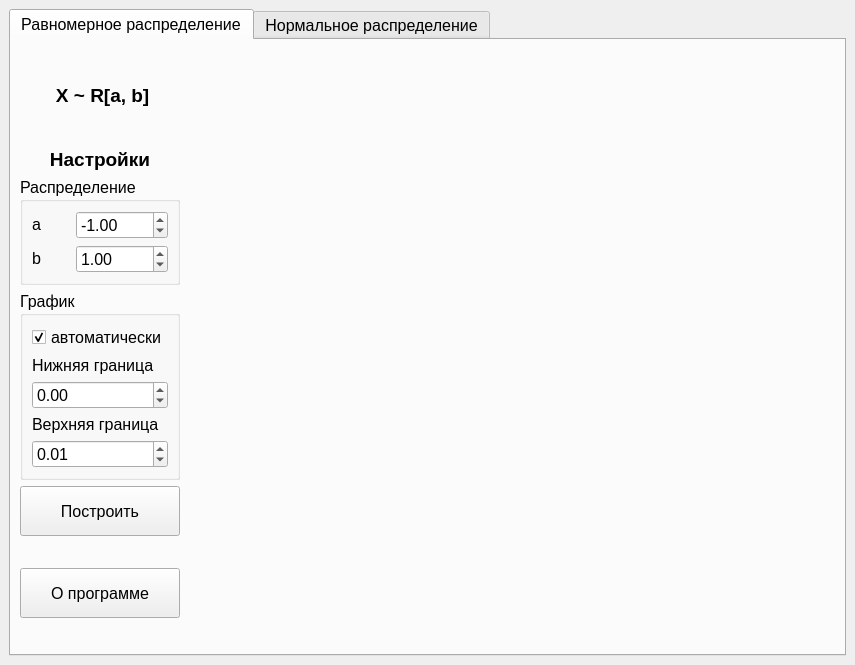
<?xml version="1.0" encoding="UTF-8"?>
<ui version="4.0">
 <class>MainWindow</class>
 <widget class="QMainWindow" name="MainWindow">
  <property name="geometry">
   <rect>
    <x>0</x>
    <y>0</y>
    <width>855</width>
    <height>665</height>
   </rect>
  </property>
  <property name="windowTitle">
   <string>Распределения</string>
  </property>
  <widget class="QWidget" name="centralwidget">
   <layout class="QHBoxLayout" name="horizontalLayout">
    <item>
     <widget class="QTabWidget" name="distibutionsTabs">
      <property name="font">
       <font>
        <pointsize>12</pointsize>
        <italic>false</italic>
       </font>
      </property>
      <property name="currentIndex">
       <number>0</number>
      </property>
      <widget class="QWidget" name="uniform">
       <attribute name="title">
        <string>Равномерное распределение</string>
       </attribute>
       <layout class="QHBoxLayout" name="horizontalLayout_2">
        <item>
         <layout class="QVBoxLayout" name="layoutUniformInfo">
          <item>
           <spacer name="vs01">
            <property name="orientation">
             <enum>Qt::Vertical</enum>
            </property>
            <property name="sizeHint" stdset="0">
             <size>
              <width>20</width>
              <height>40</height>
             </size>
            </property>
           </spacer>
          </item>
          <item>
           <widget class="QLabel" name="labelR">
            <property name="sizePolicy">
             <sizepolicy hsizetype="Minimum" vsizetype="Fixed">
              <horstretch>0</horstretch>
              <verstretch>0</verstretch>
             </sizepolicy>
            </property>
            <property name="minimumSize">
             <size>
              <width>0</width>
              <height>40</height>
             </size>
            </property>
            <property name="font">
             <font>
              <pointsize>14</pointsize>
              <weight>75</weight>
              <italic>false</italic>
              <bold>true</bold>
             </font>
            </property>
            <property name="text">
             <string> X ~ R[a, b]</string>
            </property>
            <property name="alignment">
             <set>Qt::AlignCenter</set>
            </property>
           </widget>
          </item>
          <item>
           <spacer name="vs02">
            <property name="orientation">
             <enum>Qt::Vertical</enum>
            </property>
            <property name="sizeHint" stdset="0">
             <size>
              <width>20</width>
              <height>40</height>
             </size>
            </property>
           </spacer>
          </item>
          <item>
           <widget class="QLabel" name="labelConf">
            <property name="sizePolicy">
             <sizepolicy hsizetype="Minimum" vsizetype="Fixed">
              <horstretch>0</horstretch>
              <verstretch>0</verstretch>
             </sizepolicy>
            </property>
            <property name="font">
             <font>
              <pointsize>14</pointsize>
              <weight>75</weight>
              <italic>false</italic>
              <bold>true</bold>
             </font>
            </property>
            <property name="text">
             <string>Настройки</string>
            </property>
            <property name="alignment">
             <set>Qt::AlignCenter</set>
            </property>
           </widget>
          </item>
          <item>
           <layout class="QVBoxLayout" name="layoutUniformConfig">
            <item>
             <widget class="QGroupBox" name="gbUniformParams">
              <property name="sizePolicy">
               <sizepolicy hsizetype="Minimum" vsizetype="Minimum">
                <horstretch>0</horstretch>
                <verstretch>0</verstretch>
               </sizepolicy>
              </property>
              <property name="title">
               <string>Распределение</string>
              </property>
              <layout class="QGridLayout" name="gridLayout_2">
               <item row="0" column="1">
                <widget class="QDoubleSpinBox" name="spinBoxA">
                 <property name="sizePolicy">
                  <sizepolicy hsizetype="Preferred" vsizetype="Fixed">
                   <horstretch>0</horstretch>
                   <verstretch>0</verstretch>
                  </sizepolicy>
                 </property>
                 <property name="minimum">
                  <double>-1000.000000000000000</double>
                 </property>
                 <property name="maximum">
                  <double>1000.000000000000000</double>
                 </property>
                 <property name="singleStep">
                  <double>0.010000000000000</double>
                 </property>
                 <property name="value">
                  <double>-1.000000000000000</double>
                 </property>
                </widget>
               </item>
               <item row="0" column="0">
                <widget class="QLabel" name="labelA">
                 <property name="sizePolicy">
                  <sizepolicy hsizetype="Minimum" vsizetype="Fixed">
                   <horstretch>0</horstretch>
                   <verstretch>0</verstretch>
                  </sizepolicy>
                 </property>
                 <property name="text">
                  <string>a</string>
                 </property>
                </widget>
               </item>
               <item row="1" column="0">
                <widget class="QLabel" name="labelB">
                 <property name="sizePolicy">
                  <sizepolicy hsizetype="Minimum" vsizetype="Fixed">
                   <horstretch>0</horstretch>
                   <verstretch>0</verstretch>
                  </sizepolicy>
                 </property>
                 <property name="text">
                  <string>b</string>
                 </property>
                </widget>
               </item>
               <item row="1" column="1">
                <widget class="QDoubleSpinBox" name="spinBoxB">
                 <property name="sizePolicy">
                  <sizepolicy hsizetype="Preferred" vsizetype="Fixed">
                   <horstretch>0</horstretch>
                   <verstretch>0</verstretch>
                  </sizepolicy>
                 </property>
                 <property name="minimum">
                  <double>-1000.000000000000000</double>
                 </property>
                 <property name="maximum">
                  <double>1000.000000000000000</double>
                 </property>
                 <property name="singleStep">
                  <double>0.010000000000000</double>
                 </property>
                 <property name="value">
                  <double>1.000000000000000</double>
                 </property>
                </widget>
               </item>
              </layout>
             </widget>
            </item>
            <item>
             <widget class="QGroupBox" name="gbUniformX">
              <property name="sizePolicy">
               <sizepolicy hsizetype="Minimum" vsizetype="Minimum">
                <horstretch>0</horstretch>
                <verstretch>0</verstretch>
               </sizepolicy>
              </property>
              <property name="title">
               <string>График</string>
              </property>
              <layout class="QVBoxLayout" name="verticalLayout_5">
               <item>
                <widget class="QCheckBox" name="cbUniformAuto">
                 <property name="sizePolicy">
                  <sizepolicy hsizetype="Minimum" vsizetype="Preferred">
                   <horstretch>0</horstretch>
                   <verstretch>0</verstretch>
                  </sizepolicy>
                 </property>
                 <property name="font">
                  <font>
                   <pointsize>12</pointsize>
                   <italic>false</italic>
                  </font>
                 </property>
                 <property name="text">
                  <string>автоматически</string>
                 </property>
                 <property name="checked">
                  <bool>true</bool>
                 </property>
                </widget>
               </item>
               <item>
                <widget class="QLabel" name="labelUniformBtm">
                 <property name="sizePolicy">
                  <sizepolicy hsizetype="Minimum" vsizetype="Preferred">
                   <horstretch>0</horstretch>
                   <verstretch>0</verstretch>
                  </sizepolicy>
                 </property>
                 <property name="font">
                  <font>
                   <pointsize>12</pointsize>
                   <italic>false</italic>
                  </font>
                 </property>
                 <property name="text">
                  <string>Нижняя граница</string>
                 </property>
                </widget>
               </item>
               <item>
                <widget class="QDoubleSpinBox" name="spUniformBtm">
                 <property name="sizePolicy">
                  <sizepolicy hsizetype="Minimum" vsizetype="Preferred">
                   <horstretch>0</horstretch>
                   <verstretch>0</verstretch>
                  </sizepolicy>
                 </property>
                 <property name="font">
                  <font>
                   <pointsize>12</pointsize>
                   <italic>false</italic>
                  </font>
                 </property>
                 <property name="minimum">
                  <double>-3000.000000000000000</double>
                 </property>
                 <property name="maximum">
                  <double>3000.000000000000000</double>
                 </property>
                 <property name="singleStep">
                  <double>0.010000000000000</double>
                 </property>
                 <property name="value">
                  <double>0.000000000000000</double>
                 </property>
                </widget>
               </item>
               <item>
                <widget class="QLabel" name="labelUniformTop">
                 <property name="sizePolicy">
                  <sizepolicy hsizetype="Minimum" vsizetype="Fixed">
                   <horstretch>0</horstretch>
                   <verstretch>0</verstretch>
                  </sizepolicy>
                 </property>
                 <property name="font">
                  <font>
                   <pointsize>12</pointsize>
                   <italic>false</italic>
                  </font>
                 </property>
                 <property name="text">
                  <string>Верхняя граница</string>
                 </property>
                </widget>
               </item>
               <item>
                <widget class="QDoubleSpinBox" name="spUniformTop">
                 <property name="sizePolicy">
                  <sizepolicy hsizetype="Minimum" vsizetype="Preferred">
                   <horstretch>0</horstretch>
                   <verstretch>0</verstretch>
                  </sizepolicy>
                 </property>
                 <property name="font">
                  <font>
                   <pointsize>12</pointsize>
                   <italic>false</italic>
                  </font>
                 </property>
                 <property name="minimum">
                  <double>-3000.000000000000000</double>
                 </property>
                 <property name="maximum">
                  <double>3000.000000000000000</double>
                 </property>
                 <property name="singleStep">
                  <double>0.010000000000000</double>
                 </property>
                 <property name="value">
                  <double>0.010000000000000</double>
                 </property>
                </widget>
               </item>
              </layout>
             </widget>
            </item>
           </layout>
          </item>
          <item>
           <widget class="QPushButton" name="btnUniformGraph">
            <property name="sizePolicy">
             <sizepolicy hsizetype="Minimum" vsizetype="Fixed">
              <horstretch>0</horstretch>
              <verstretch>0</verstretch>
             </sizepolicy>
            </property>
            <property name="minimumSize">
             <size>
              <width>0</width>
              <height>50</height>
             </size>
            </property>
            <property name="font">
             <font>
              <pointsize>12</pointsize>
              <italic>false</italic>
             </font>
            </property>
            <property name="text">
             <string>Построить</string>
            </property>
           </widget>
          </item>
          <item>
           <spacer name="vs03">
            <property name="orientation">
             <enum>Qt::Vertical</enum>
            </property>
            <property name="sizeHint" stdset="0">
             <size>
              <width>20</width>
              <height>40</height>
             </size>
            </property>
           </spacer>
          </item>
          <item>
           <widget class="QPushButton" name="btnAbout1">
            <property name="minimumSize">
             <size>
              <width>0</width>
              <height>50</height>
             </size>
            </property>
            <property name="font">
             <font>
              <pointsize>12</pointsize>
              <italic>false</italic>
             </font>
            </property>
            <property name="text">
             <string>О программе</string>
            </property>
           </widget>
          </item>
          <item>
           <spacer name="vs04">
            <property name="orientation">
             <enum>Qt::Vertical</enum>
            </property>
            <property name="sizeHint" stdset="0">
             <size>
              <width>20</width>
              <height>40</height>
             </size>
            </property>
           </spacer>
          </item>
         </layout>
        </item>
        <item>
         <layout class="QGridLayout" name="gridUniformGraph">
          <item row="0" column="1">
           <widget class="MplWidget" name="widgetUniformDistribution" native="true">
            <property name="sizePolicy">
             <sizepolicy hsizetype="Expanding" vsizetype="Expanding">
              <horstretch>0</horstretch>
              <verstretch>0</verstretch>
             </sizepolicy>
            </property>
           </widget>
          </item>
          <item row="0" column="0">
           <widget class="MplWidget" name="widgetUniformDensity" native="true">
            <property name="sizePolicy">
             <sizepolicy hsizetype="Expanding" vsizetype="Expanding">
              <horstretch>0</horstretch>
              <verstretch>0</verstretch>
             </sizepolicy>
            </property>
           </widget>
          </item>
         </layout>
        </item>
       </layout>
      </widget>
      <widget class="QWidget" name="normal">
       <attribute name="title">
        <string>Нормальное распределение</string>
       </attribute>
       <layout class="QHBoxLayout" name="horizontalLayout_7">
        <item>
         <layout class="QVBoxLayout" name="layoutNormalInfo">
          <item>
           <spacer name="vs05">
            <property name="orientation">
             <enum>Qt::Vertical</enum>
            </property>
            <property name="sizeHint" stdset="0">
             <size>
              <width>20</width>
              <height>40</height>
             </size>
            </property>
           </spacer>
          </item>
          <item>
           <widget class="QLabel" name="labelN">
            <property name="sizePolicy">
             <sizepolicy hsizetype="Minimum" vsizetype="Fixed">
              <horstretch>0</horstretch>
              <verstretch>0</verstretch>
             </sizepolicy>
            </property>
            <property name="minimumSize">
             <size>
              <width>0</width>
              <height>40</height>
             </size>
            </property>
            <property name="font">
             <font>
              <pointsize>14</pointsize>
              <weight>75</weight>
              <italic>false</italic>
              <bold>true</bold>
             </font>
            </property>
            <property name="text">
             <string> X ~ N(m,σ²)</string>
            </property>
            <property name="alignment">
             <set>Qt::AlignCenter</set>
            </property>
           </widget>
          </item>
          <item>
           <spacer name="vs06">
            <property name="orientation">
             <enum>Qt::Vertical</enum>
            </property>
            <property name="sizeHint" stdset="0">
             <size>
              <width>20</width>
              <height>40</height>
             </size>
            </property>
           </spacer>
          </item>
          <item>
           <widget class="QLabel" name="labelNormalConf">
            <property name="sizePolicy">
             <sizepolicy hsizetype="Minimum" vsizetype="Fixed">
              <horstretch>0</horstretch>
              <verstretch>0</verstretch>
             </sizepolicy>
            </property>
            <property name="font">
             <font>
              <pointsize>14</pointsize>
              <weight>75</weight>
              <italic>false</italic>
              <bold>true</bold>
             </font>
            </property>
            <property name="text">
             <string>Настройки</string>
            </property>
            <property name="alignment">
             <set>Qt::AlignCenter</set>
            </property>
           </widget>
          </item>
          <item>
           <layout class="QVBoxLayout" name="layoutNormalConfig">
            <item>
             <widget class="QGroupBox" name="gbNormalParams">
              <property name="sizePolicy">
               <sizepolicy hsizetype="Minimum" vsizetype="Minimum">
                <horstretch>0</horstretch>
                <verstretch>0</verstretch>
               </sizepolicy>
              </property>
              <property name="title">
               <string>Распределение</string>
              </property>
              <layout class="QGridLayout" name="gridLayout_4">
               <item row="0" column="0">
                <widget class="QLabel" name="labelM">
                 <property name="sizePolicy">
                  <sizepolicy hsizetype="Minimum" vsizetype="Fixed">
                   <horstretch>0</horstretch>
                   <verstretch>0</verstretch>
                  </sizepolicy>
                 </property>
                 <property name="text">
                  <string>m</string>
                 </property>
                </widget>
               </item>
               <item row="0" column="1">
                <widget class="QDoubleSpinBox" name="spinBoxM">
                 <property name="sizePolicy">
                  <sizepolicy hsizetype="Preferred" vsizetype="Fixed">
                   <horstretch>0</horstretch>
                   <verstretch>0</verstretch>
                  </sizepolicy>
                 </property>
                 <property name="minimum">
                  <double>-1000.000000000000000</double>
                 </property>
                 <property name="maximum">
                  <double>1000.000000000000000</double>
                 </property>
                 <property name="singleStep">
                  <double>0.010000000000000</double>
                 </property>
                </widget>
               </item>
               <item row="1" column="0">
                <widget class="QLabel" name="labelSigma">
                 <property name="sizePolicy">
                  <sizepolicy hsizetype="Minimum" vsizetype="Fixed">
                   <horstretch>0</horstretch>
                   <verstretch>0</verstretch>
                  </sizepolicy>
                 </property>
                 <property name="text">
                  <string>σ </string>
                 </property>
                </widget>
               </item>
               <item row="1" column="1">
                <widget class="QDoubleSpinBox" name="spinBoxSigma">
                 <property name="sizePolicy">
                  <sizepolicy hsizetype="Preferred" vsizetype="Fixed">
                   <horstretch>0</horstretch>
                   <verstretch>0</verstretch>
                  </sizepolicy>
                 </property>
                 <property name="minimum">
                  <double>0.010000000000000</double>
                 </property>
                 <property name="maximum">
                  <double>1000.000000000000000</double>
                 </property>
                 <property name="singleStep">
                  <double>0.010000000000000</double>
                 </property>
                 <property name="value">
                  <double>1.000000000000000</double>
                 </property>
                </widget>
               </item>
              </layout>
             </widget>
            </item>
            <item>
             <widget class="QGroupBox" name="gbNormalX">
              <property name="sizePolicy">
               <sizepolicy hsizetype="Minimum" vsizetype="Minimum">
                <horstretch>0</horstretch>
                <verstretch>0</verstretch>
               </sizepolicy>
              </property>
              <property name="title">
               <string>График</string>
              </property>
              <layout class="QVBoxLayout" name="verticalLayout_8">
               <item>
                <widget class="QCheckBox" name="cbNormalAuto">
                 <property name="sizePolicy">
                  <sizepolicy hsizetype="Minimum" vsizetype="Preferred">
                   <horstretch>0</horstretch>
                   <verstretch>0</verstretch>
                  </sizepolicy>
                 </property>
                 <property name="font">
                  <font>
                   <pointsize>12</pointsize>
                   <italic>false</italic>
                  </font>
                 </property>
                 <property name="text">
                  <string>автоматически</string>
                 </property>
                 <property name="checked">
                  <bool>true</bool>
                 </property>
                </widget>
               </item>
               <item>
                <widget class="QLabel" name="labelNormalBtm">
                 <property name="sizePolicy">
                  <sizepolicy hsizetype="Minimum" vsizetype="Preferred">
                   <horstretch>0</horstretch>
                   <verstretch>0</verstretch>
                  </sizepolicy>
                 </property>
                 <property name="font">
                  <font>
                   <pointsize>12</pointsize>
                   <italic>false</italic>
                  </font>
                 </property>
                 <property name="text">
                  <string>Нижняя граница</string>
                 </property>
                </widget>
               </item>
               <item>
                <widget class="QDoubleSpinBox" name="spNormalBtm">
                 <property name="sizePolicy">
                  <sizepolicy hsizetype="Minimum" vsizetype="Preferred">
                   <horstretch>0</horstretch>
                   <verstretch>0</verstretch>
                  </sizepolicy>
                 </property>
                 <property name="font">
                  <font>
                   <pointsize>12</pointsize>
                   <italic>false</italic>
                  </font>
                 </property>
                 <property name="minimum">
                  <double>-5000.000000000000000</double>
                 </property>
                 <property name="maximum">
                  <double>5000.000000000000000</double>
                 </property>
                 <property name="singleStep">
                  <double>0.010000000000000</double>
                 </property>
                 <property name="value">
                  <double>0.000000000000000</double>
                 </property>
                </widget>
               </item>
               <item>
                <widget class="QLabel" name="labelNormalTop">
                 <property name="sizePolicy">
                  <sizepolicy hsizetype="Minimum" vsizetype="Fixed">
                   <horstretch>0</horstretch>
                   <verstretch>0</verstretch>
                  </sizepolicy>
                 </property>
                 <property name="font">
                  <font>
                   <pointsize>12</pointsize>
                   <italic>false</italic>
                  </font>
                 </property>
                 <property name="text">
                  <string>Верхняя граница</string>
                 </property>
                </widget>
               </item>
               <item>
                <widget class="QDoubleSpinBox" name="spNormalTop">
                 <property name="sizePolicy">
                  <sizepolicy hsizetype="Minimum" vsizetype="Preferred">
                   <horstretch>0</horstretch>
                   <verstretch>0</verstretch>
                  </sizepolicy>
                 </property>
                 <property name="font">
                  <font>
                   <pointsize>12</pointsize>
                   <italic>false</italic>
                  </font>
                 </property>
                 <property name="minimum">
                  <double>-5000.000000000000000</double>
                 </property>
                 <property name="maximum">
                  <double>5000.000000000000000</double>
                 </property>
                 <property name="singleStep">
                  <double>0.010000000000000</double>
                 </property>
                 <property name="value">
                  <double>0.010000000000000</double>
                 </property>
                </widget>
               </item>
              </layout>
             </widget>
            </item>
           </layout>
          </item>
          <item>
           <widget class="QPushButton" name="btnNormalGraph">
            <property name="sizePolicy">
             <sizepolicy hsizetype="Minimum" vsizetype="Fixed">
              <horstretch>0</horstretch>
              <verstretch>0</verstretch>
             </sizepolicy>
            </property>
            <property name="minimumSize">
             <size>
              <width>0</width>
              <height>50</height>
             </size>
            </property>
            <property name="text">
             <string>Построить</string>
            </property>
           </widget>
          </item>
          <item>
           <spacer name="vs07">
            <property name="orientation">
             <enum>Qt::Vertical</enum>
            </property>
            <property name="sizeHint" stdset="0">
             <size>
              <width>20</width>
              <height>40</height>
             </size>
            </property>
           </spacer>
          </item>
          <item>
           <widget class="QPushButton" name="btnAbout2">
            <property name="minimumSize">
             <size>
              <width>0</width>
              <height>50</height>
             </size>
            </property>
            <property name="font">
             <font>
              <pointsize>12</pointsize>
              <italic>false</italic>
             </font>
            </property>
            <property name="text">
             <string>О программе</string>
            </property>
           </widget>
          </item>
          <item>
           <spacer name="vs08">
            <property name="orientation">
             <enum>Qt::Vertical</enum>
            </property>
            <property name="sizeHint" stdset="0">
             <size>
              <width>20</width>
              <height>40</height>
             </size>
            </property>
           </spacer>
          </item>
         </layout>
        </item>
        <item>
         <layout class="QGridLayout" name="gridNormalGraph">
          <item row="0" column="1">
           <widget class="MplWidget" name="widgetNormalDensity" native="true">
            <property name="sizePolicy">
             <sizepolicy hsizetype="Expanding" vsizetype="Expanding">
              <horstretch>0</horstretch>
              <verstretch>0</verstretch>
             </sizepolicy>
            </property>
           </widget>
          </item>
          <item row="0" column="2">
           <widget class="MplWidget" name="widgetNormalDistribution" native="true">
            <property name="sizePolicy">
             <sizepolicy hsizetype="Expanding" vsizetype="Expanding">
              <horstretch>0</horstretch>
              <verstretch>0</verstretch>
             </sizepolicy>
            </property>
           </widget>
          </item>
         </layout>
        </item>
       </layout>
      </widget>
     </widget>
    </item>
   </layout>
  </widget>
 </widget>
 <customwidgets>
  <customwidget>
   <class>MplWidget</class>
   <extends>QWidget</extends>
   <header>mplwidget.h</header>
   <container>1</container>
  </customwidget>
 </customwidgets>
 <resources/>
 <connections/>
</ui>
